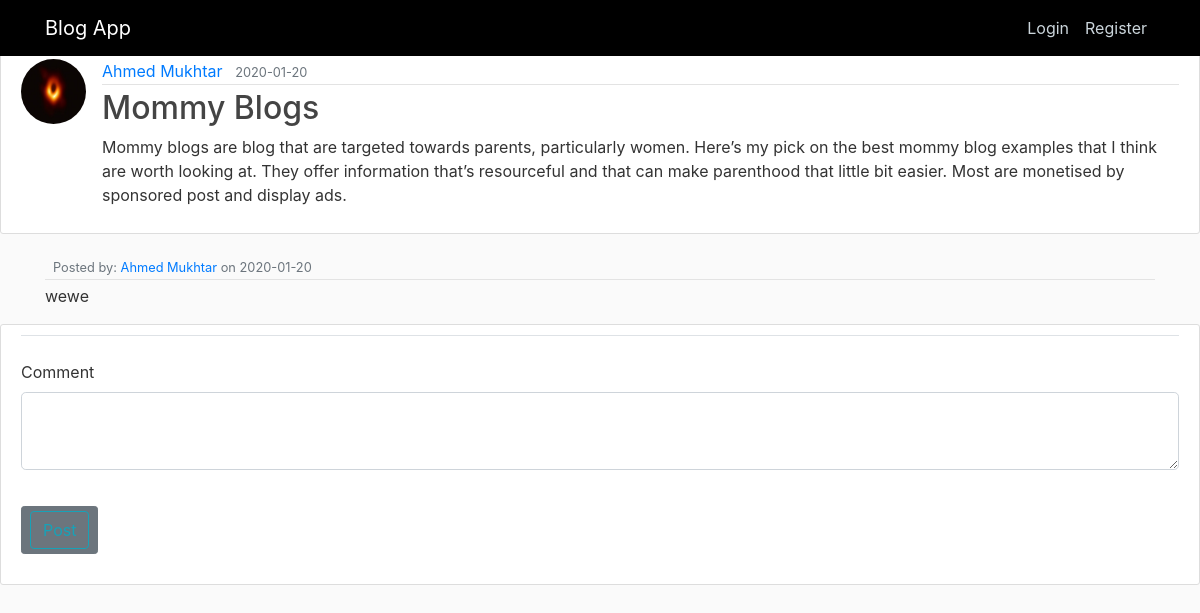
Page /post/3 on the earlier database version.
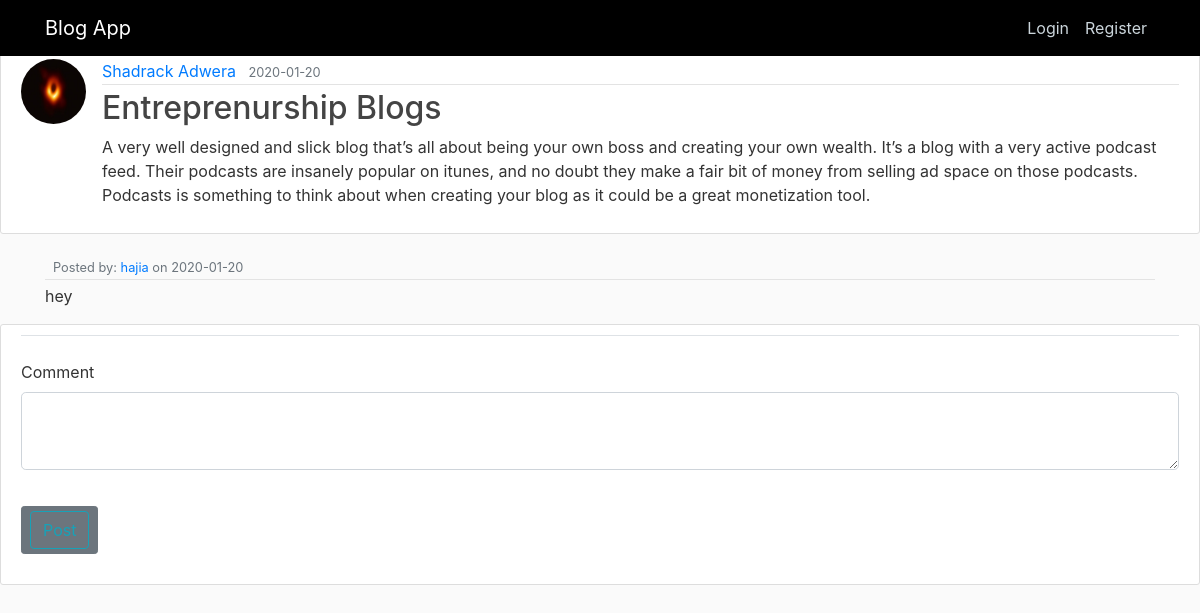
Same page on the later database version.
### flaskblog/models.py (models this page shows, shortened)
class User(db.Model, UserMixin):
    id = db.Column(db.Integer, primary_key=True)
    username = db.Column(db.String(20), unique=True, nullable=False)
    email = db.Column(db.String(120), unique=True, nullable=False)
    image_file = db.Column(db.String(20), nullable=False, default='default.jpg')
    password = db.Column(db.String(60), nullable=False)
    posts = db.relationship('Post', backref='author', lazy=True)
    comment = db.relationship('Comment', backref='author', lazy=True)

class Post(db.Model):
    id = db.Column(db.Integer, primary_key=True)
    title = db.Column(db.String(100), nullable=False)
    date_posted = db.Column(db.DateTime, nullable=False, default=datetime.utcnow)
    content = db.Column(db.Text, nullable=False)
    user_id = db.Column(db.Integer, db.ForeignKey('user.id'), nullable=False)

class Comment(db.Model):
    id = db.Column(db.Integer, primary_key=True)
    date_posted = db.Column(db.DateTime, nullable=False, default=datetime.utcnow)
    content = db.Column(db.Text, nullable=False)
    user_id = db.Column(db.Integer, db.ForeignKey('user.id'), nullable=False)

### flaskblog/routes.py (the view)
@app.route("/post/<int:post_id>",  methods=['GET', 'POST'])
def post(post_id):
    post = Post.query.get_or_404(post_id)
    comments = Comment.query.all()
    form = CommentForm()
    if form.validate_on_submit():
        comment = Comment(content=form.content.data, author=current_user)
        db.session.add(comment)
        db.session.commit()
        flash('Your comment has been created!', 'success')
        return redirect(url_for('home'))
    return render_template('post.html', post=post, form=form, comments=comments)

### flaskblog/forms.py
class CommentForm(FlaskForm):
    content = TextAreaField('Comment', validators=[DataRequired()])
    submit = SubmitField('Post')

### flaskblog/templates/post.html (shortened to what this page needs)
{% extends "layout.html" %} {% block content %}
<article class="media content-section mt-5">
  <img
    class="rounded-circle article-img"
    src="{{ url_for('static', filename='dp/' + post.author.image_file) }}"
  />
  <div class="media-body">
    <div class="article-metadata">
      <a
        class="mr-2"
        href="{{ url_for('user_posts', username=post.author.username) }}"
        >{{ post.author.username }}</a
      >
      <small class="text-muted"
        >{{ post.date_posted.strftime('%Y-%m-%d') }}</small
      >
    </div>
    <h2 class="article-title">{{ post.title }}</h2>
    <p class="article-content">{{ post.content }}</p>
  </div>
</article>
<div>
 {% for comment in comments %}
  <div class="container mt-2 mb-3">
    <div class="">
      <div class="media-body">
        <div class="article-metadata">
          <small class="text-muted"
            >Posted by:
            <a href=""
              >{{ comment.author.username }}</a
            >
            on {{ comment.date_posted.strftime('%Y-%m-%d') }}</small
          >
        </div>
        <p class="article-content">{{ comment.content }}</p>
      </div>
    </div>
  </div>
  {% endfor %}
</div>
<div class="content-section">
  <form method="POST" action="">
    <fieldset class="form-group">
      <legend class="border-bottom mb-4">{{ legend }}</legend>
      <div class="form-group">
        {{ form.content.label(class="form-control-label") }} {% if
        form.content.errors %} {{ form.content(class="form-control
        form-control-lg is-invalid") }}
        <div class="invalid-feedback">
          {% for error in form.content.errors %}
          <span>{{ errors }}</span>
          {% endfor %}
        </div>
        {% else %} {{ form.content(class="form-control form-control-lg") }} {%
        endif %}
      </div>
    </fieldset>
    <div class="form-group">
      <a class="btn btn-secondary btn-sm mt-1 mb-1" href="{{ url_for('post', post_id=post.id) }}">{{ form.submit(class="btn btn-outline-info") }}</a
  >
    </div>
  </form>
</div>
{% endblock content %}

### flaskblog/templates/layout.html (shortened to what this page needs)
<!DOCTYPE html>
<html lang="en">
  <head>
    <link rel="stylesheet" href="https://stackpath.bootstrapcdn.com/bootstrap/4.4.1/css/bootstrap.min.css">
    <link rel="stylesheet" type="text/css" href="{{ url_for('static', filename = 'main.css')}}">
  </head>
  <body>
    <header class="site-header">
      <nav class="navbar navbar-expand-md navbar-dark  fixed-top" style="background-color:#000;">
        <div class="container">
          <a class="navbar-brand mr-4" href="{{ url_for('home') }}">Blog App </a>
          <div class="collapse navbar-collapse" id="navbarToggle">
            <div class="navbar-nav mr-auto">
              <a class="nav-item nav-link" href="{{ url_for('home') }}"></a>
            </div>
            <div class="navbar-nav">
              {% if current_user.is_authenticated %}
              <a class="nav-item nav-link" href="{{ url_for('new_post') }}">New Post</a>
              <a class="nav-item nav-link" href="{{ url_for('account') }}">Account</a>
              <a class="nav-item nav-link" href="{{ url_for('logout') }}">logout</a>
              {% else %}
                <a class="nav-item nav-link" href="{{ url_for('login') }}">Login</a>
                <a class="nav-item nav-link" href="{{ url_for('register') }}">Register</a>
              {% endif %}
            </div>
          </div>
        </div>
      </nav>
    </header>
    {% block content %}{% endblock %}
  </body>
</html>

### flaskblog/static/main.css (style rules this page uses)
* { margin: 0; padding: 0; }
body { background: #fafafa; color: #333333; }
h1, h2, h3, h4, h5, h6 { color: #444444; }
.site-header .navbar-nav .nav-link { color: #cbd5db; }
.content-section { background: #ffffff; padding: 10px 20px; border: 1px solid #dddddd; border-radius: 3px; margin-bottom: 20px; }
.article-title { color: #444444; }
.article-content { white-space: pre-line; }
.article-img { height: 65px; width: 65px; margin-right: 16px; }
.article-metadata { padding-bottom: 1px; margin-bottom: 4px; border-bottom: 1px solid #e3e3e3 }

Differences in the rows shown:
no longer on this page (row edited): User: image_file (placeholder picture), author.username "Ahmed Mukhtar"
removed Comment: author.username "Ahmed Mukhtar", date_posted "2020-01-20", content "wewe"
now on this page (row edited): User: image_file (placeholder picture), author.username "Shadrack Adwera"
changed Post: title "Mommy Blogs" → "Entreprenurship Blogs"; content "Mommy blogs are blog that are targeted towards parents, particularly women. Here’s my pick on the best mommy blog examples that I think are worth looking at. They offer information that’s resourceful and that can make parenthood that little bit easier. Most are monetised by sponsored post and display ads." → "A very well designed and slick blog that’s all about being your own boss and creating your own wealth. It’s a blog with a very active podcast feed. Their podcasts are insanely popular on itunes, and no doubt they make a fair bit of money from selling ad space on those podcasts. Podcasts is something to think about when creating your blog as it could be a great monetization tool."
added Comment: author.username "hajia", date_posted "2020-01-20", content "hey"
